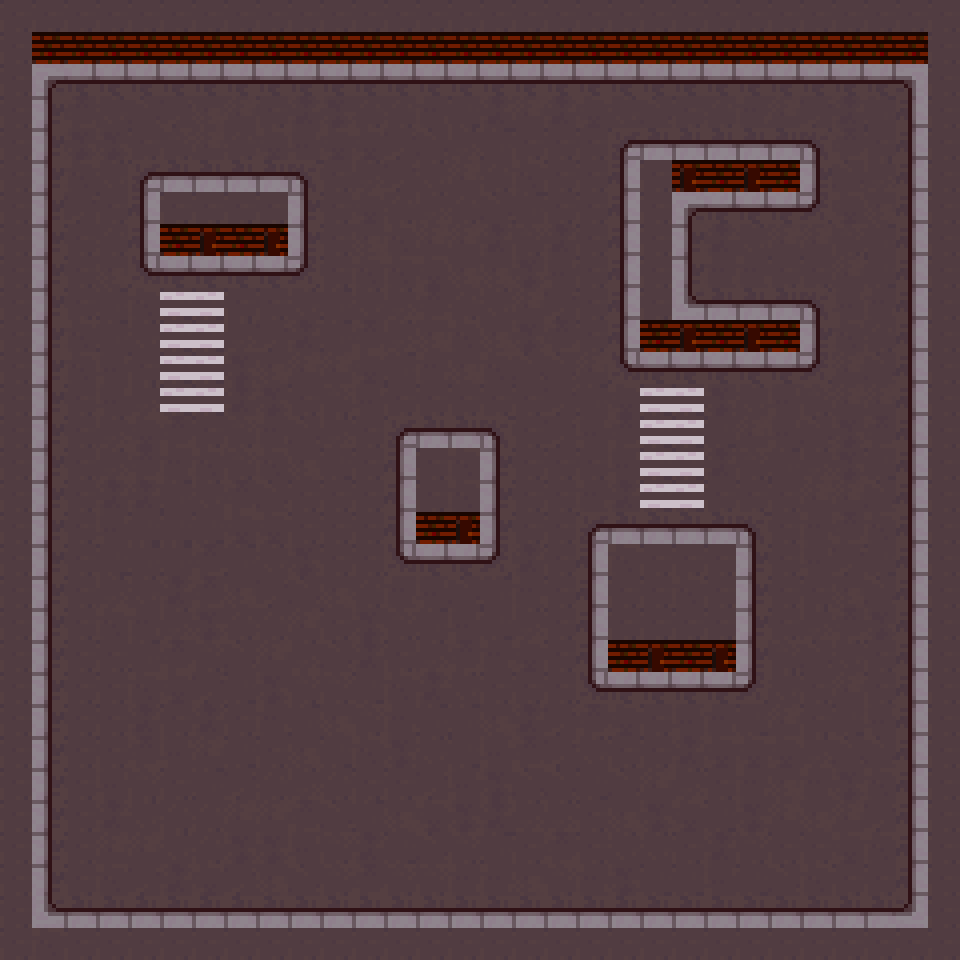

Below is a game level as drawn by its tile map, then a one-line description and the .tmx that defines it (tile-layer data replaced by summaries):
An orthogonal 30x30 tile map with 32x32 px tiles, 2 tile layers (Capa de Patrones 1, Capa de patrones 3), 1 hidden layer not drawn.

<map version="1.0" orientation="orthogonal" width="30" height="30" tilewidth="32" tileheight="32">
 <tileset firstgid="1" name="tiles" tilewidth="32" tileheight="32">
  <image source="tiles.png" width="256" height="1024" />
 </tileset>
 <layer name="Capa de Patrones 1" width="30" height="30">
  <data>[900 cells, 900 non-empty, 32 distinct tile ids]</data>
 </layer>
 <layer name="Capa de patrones 3" width="30" height="30">
  <data>[900 cells, 17 non-empty, 2 distinct tile ids]</data>
 </layer>
 <layer name="Capa de patrones 2" width="30" height="30" visible="0">
  <data>[900 cells, 388 non-empty, 9 distinct tile ids]</data>
 </layer>
</map>